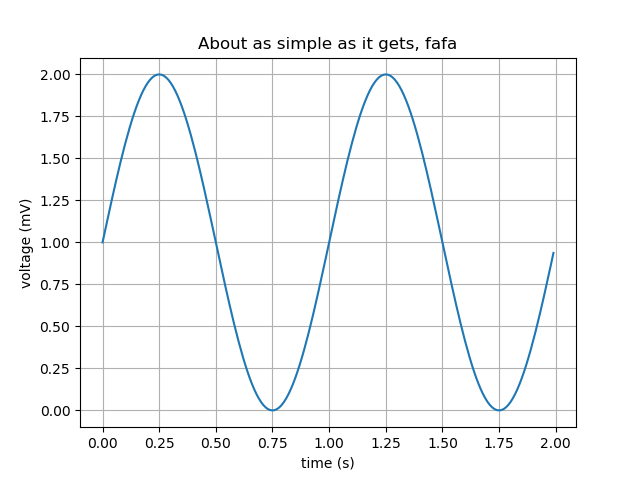

Reproduce this figure in Python.

import matplotlib.pyplot as plt
import numpy as np

t = np.arange(0.0, 2.0, 0.01)
s = 1 + np.sin(2*np.pi*t)
plt.plot(t, s)

print("frf")
plt.xlabel('time (s)')
plt.ylabel('voltage (mV)')
plt.title('About as simple as it gets, fafa')
plt.grid(True)
plt.savefig("test.png")
plt.show()
